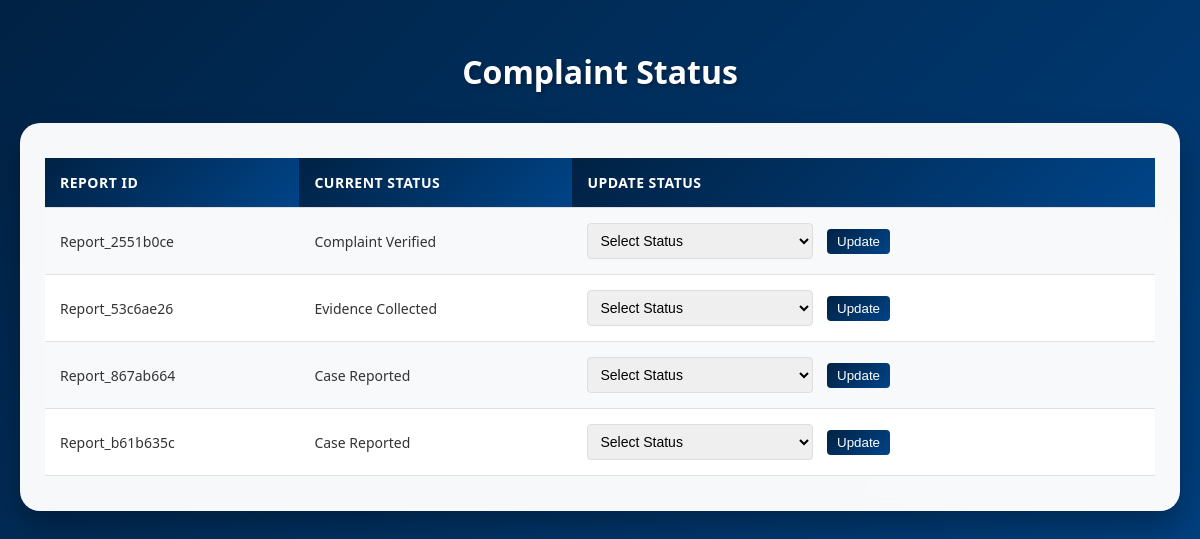
The page /Crimelink/view_status.php on the database its author committed.
### tables this page shows
CREATE TABLE IF NOT EXISTS `status` (
  `statusid` int(11) NOT NULL AUTO_INCREMENT,
  `status` enum('Pending','In Progress','Resolved','Case Reported','Complaint Verified','Evidence Collected','Delegated to Further Authority') NOT NULL,
  `reportid` varchar(225) NOT NULL,
  PRIMARY KEY (`statusid`),
  KEY `reportid` (`reportid`)
);

### Crimelink/view_status.php (the view, shortened to what this page needs)
<?php
$conn = new mysqli("localhost", "root", "", "crimelink");
$sql = "SELECT reportid, status FROM status";
$result = $conn->query($sql);
?>
<!DOCTYPE html>
<html>
<head>
</head>
<body>
    <h2>Complaint Status</h2>
    <div class="table-container">
        <table>
            <tr>
                <th>Report ID</th>
                <th>Current Status</th>
                <th>Update Status</th>
            </tr>
            <?php
            if ($result->num_rows > 0) {
                while ($row = $result->fetch_assoc()) {
            ?>
                <tr>
                    <td><?php echo htmlspecialchars($row['reportid']); ?></td>
                    <td><?php echo htmlspecialchars($row['status']); ?></td>
                    <td>
                        <form method="POST" style="display: inline;">
                            <select name="status" required>
                                <option value="">Select Status</option>
                            </select>
                            <button type="submit" style="padding: 5px 10px; margin-left: 10px;">Update</button>
                        </form>
                    </td>
                </tr>
            <?php
                }
            } else {
                echo "<tr><td colspan='3' style='text-align: center;'>No status records found</td></tr>";
            }
            ?>
        </table>
    </div>
</body>
</html>

### Crimelink/view_status.php (style rules this page uses)
body { font-family: 'Segoe UI', Tahoma, Geneva, Verdana, sans-serif; background: linear-gradient(135deg, #002244, #004488); margin: 0; padding: 20px; min-height: 100vh; }
h2 { color: white; text-align: center; margin: 30px 0; font-size: 32px; text-shadow: 2px 2px 4px rgba(0, 0, 0, 0.3); }
.table-container { background: rgba(255, 255, 255, 0.97); border-radius: 20px; padding: 25px; box-shadow: 0 15px 30px rgba(0, 0, 0, 0.3); backdrop-filter: blur(10px); margin: 20px auto; max-width: 1200px; overflow-x: auto; }
table { width: 100%; border-collapse: collapse; margin: 10px 0; background: white; }
th, td { padding: 15px; text-align: left; border-bottom: 1px solid #e0e0e0; }
th { background: linear-gradient(135deg, #002244, #004488); color: white; font-weight: 600; text-transform: uppercase; font-size: 14px; letter-spacing: 0.5px; }
tr:nth-child(even) { background-color: #f8f9fa; }
td { font-size: 14px; color: #333; }
select { padding: 8px; border: 1px solid #ddd; border-radius: 4px; font-size: 14px; }
button { background: linear-gradient(135deg, #002244, #004488); color: white; border: none; border-radius: 4px; cursor: pointer; transition: all 0.3s ease; }

### rows shown on the page
status: reportid "Report_2551b0ce", status "Complaint Verified"
status: reportid "Report_53c6ae26", status "Evidence Collected"
status: reportid "Report_867ab664", status "Case Reported"
status: reportid "Report_b61b635c", status "Case Reported"
